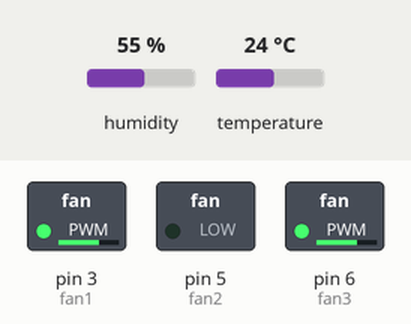
The sketch below on a simulated Arduino Uno, built with avr-gcc and run on an emulated ATmega328P. Parts: switched loads named in the sketch (green lamp = pin HIGH). The test bench sets the inputs (shaded band); at power-on: humidity 55 %, temperature 24 °C. What the sketch prints to the serial monitor is not drawn.

Above: at 0.1 s.
Timing chart, 0 to 1.6 s (numbered marks = the images above):
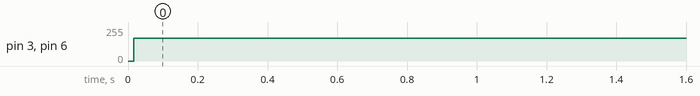

Measured:
- by itself, pin 3 (fan1), pin 6 (fan3): 0/255 → 170/255 at 0.02 s

The sketch:

ClimateControl.ino
```cpp
#include <SparkFun_Si7021_Breakout_Library.h>
#include <Wire.h>

float humidity = 0;
float tempC = 0;
int speedVal1 = 20;   //Speed value for exhaust fan
int speedVal2 = 0;    //Speed value for stimulation fan
int speedVal3 = 0;    //Speed value for input fan

long entry = 0;

//Change time of polling system in ms intervals.
unsigned long timeVal = 20000;

char fanSpeed[13];

int fan1 = 3;   //Exhaust Fan
int fan2 = 5;   //Stimulation Fan
int fan3 = 6;   //Input Fan

Weather sensor;

//Function prototypes
void tempVal();
void printText();
void fanControlLoop();

void setup() {

  Serial.begin(9600); //Serial port begin at 9600 baud

  //Pin mode setup//

  pinMode(fan1, OUTPUT);
  pinMode(fan2, OUTPUT);
  pinMode(fan3, OUTPUT);

  //Begin Silabs sensor
  sensor.begin();
}

void loop() {

  tempVal();      //Get current temp value

  fanControlLoop();

  entry++;
  printText();

  delay(timeVal); //Sampling delay
}

void tempVal(){
  humidity = sensor.getRH();  //Triggers reading temperature and humidity
  tempC = sensor.getTemp();   //Reading temperature value from last humidity reading
}

int fanSpeedCon(int a){

  if(a == 0){
     speedVal1 = a; //As the exhaust fan can't be off.
     speedVal2 = a; //Keeps stimulation fan running a speed because the input fan is off.
     speedVal3 = a;   //Input fan is off.

     analogWrite(fan1, speedVal1);
     analogWrite(fan2, speedVal2);
     analogWrite(fan3, speedVal3);
  }
  else if(a == 70){
     speedVal1 = a; //As the exhaust fan can't be off.
     speedVal2 = a; //Keeps stimulation fan running a speed because the input fan is off.
     speedVal3 = a;   //Input fan is off.

     analogWrite(fan1, speedVal1);
     analogWrite(fan2, speedVal2);
     analogWrite(fan3, speedVal3);
  }
  else if(a == 100){
     speedVal1 = a; //As the exhaust fan can't be off.
     speedVal2 = a; //Keeps stimulation fan running a speed because the input fan is off.
     speedVal3 = a;   //Input fan is off.

     analogWrite(fan1, speedVal1);
     analogWrite(fan2, speedVal2);
     analogWrite(fan3, speedVal3);
  }
  else if(a == 130){
     speedVal1 = a; //As the exhaust fan can't be off.
     speedVal2 = 0; //Keeps stimulation fan running a speed because the input fan is off.
     speedVal3 = a;   //Input fan is off.

     analogWrite(fan1, speedVal1);
     analogWrite(fan2, speedVal2);
     analogWrite(fan3, speedVal3);
  }
  else if(a == 170){
     speedVal1 = a; //As the exhaust fan can't be off.
     speedVal2 = 0; //Keeps stimulation fan running a speed because the input fan is off.
     speedVal3 = a;   //Input fan is off.

     analogWrite(fan1, speedVal1);
     analogWrite(fan2, speedVal2);
     analogWrite(fan3, speedVal3);
  }
  else if(a == 255){
     speedVal1 = a; //As the exhaust fan can't be off.
     speedVal2 = 0; //Keeps stimulation fan running a speed because the input fan is off.
     speedVal3 = a;   //Input fan is off.

     analogWrite(fan1, speedVal1);
     analogWrite(fan2, speedVal2);
     analogWrite(fan3, speedVal3);
  }
}

/*int fanSpeedCon(int a){

  if(a == 0){
     speedVal1 = a+23; //As the exhaust fan can't be off.
     speedVal2 = a+73; //Keeps stimulation fan running a speed because the input fan is off.
     speedVal3 = a;   //Input fan is off.

     analogWrite(fan1, speedVal1);
     analogWrite(fan2, speedVal2);
     analogWrite(fan3, speedVal3);
  }
  else if(a == 64){
     speedVal1 = a+35; //As the exhaust fan can't be off.
     speedVal2 = a-12; //Keeps stimulation fan running a speed because the input fan is off.
     speedVal3 = a;   //Input fan is off.

     analogWrite(fan1, speedVal1);
     analogWrite(fan2, speedVal2);
     analogWrite(fan3, speedVal3);
  }
  else if(a == 192){
     speedVal1 = a+40; //As the exhaust fan can't be off.
     speedVal2 = a-152; //Keeps stimulation fan running a speed because the input fan is off.
     speedVal3 = a;   //Input fan is off.

     analogWrite(fan1, speedVal1);
     analogWrite(fan2, speedVal2);
     analogWrite(fan3, speedVal3);
  }
  else if(a == 255){
     speedVal1 = a; //As the exhaust fan can't be off.
     speedVal2 = 0; //Keeps stimulation fan running a speed because the input fan is off.
     speedVal3 = a-25;   //Input fan is off.

     analogWrite(fan1, speedVal1);
     analogWrite(fan2, speedVal2);
     analogWrite(fan3, speedVal3);
  }
}*/

void printText(){
  Serial.print("Entry:");
  Serial.println(entry);
  Serial.print("Temp:");
  Serial.print(tempC);
  Serial.println("C");
  Serial.print("Humidity:");
  Serial.print(humidity);
  Serial.println("%");
  Serial.print("Current Fan Speed:");
  Serial.println(fanSpeed);
  Serial.print("Fan 1 speed:");
  Serial.println(speedVal1);
  Serial.print("Fan 2 speed:");
  Serial.println(speedVal2);
  Serial.print("Fan 3 speed:");
  Serial.print(speedVal3);
  Serial.print("\n\n");
}

void fanControlLoop(){

    memset(fanSpeed, 0, sizeof(fanSpeed));

    /*if(tempC>=18 && tempC<22){
      fanSpeedCon(64); //25% duty cycle
      strcpy(fanSpeed, "Low");
    }
    else if(tempC>=22 && tempC<30){
       fanSpeedCon(192); //75% duty cycle
       strcpy(fanSpeed, "Medium");
    }
    else if(tempC<18){
       fanSpeedCon(0); //0% duty cycle
       strcpy(fanSpeed, "Off");
    }
    else if(tempC>=30){
       fanSpeedCon(255);  //100% duty cycle
       strcpy(fanSpeed, "High");
    } */

    if(tempC>=21 && tempC<22){
      fanSpeedCon(70); //25% duty cycle
      strcpy(fanSpeed, "Low");
    }
    else if(tempC>=22 && tempC<23){
       fanSpeedCon(100); //75% duty cycle
       strcpy(fanSpeed, "Low-Medium");
    }
    else if(tempC>=23 && tempC<24){
       fanSpeedCon(130); //75% duty cycle
       strcpy(fanSpeed, "Medium");
    }
    else if(tempC>=24 && tempC<25){
       fanSpeedCon(170); //75% duty cycle
       strcpy(fanSpeed, "Medium-High");
    }
    else if(tempC<21){
       fanSpeedCon(0); //0% duty cycle
       strcpy(fanSpeed, "Off");
    }
    else if(tempC>=25){
       fanSpeedCon(255);  //100% duty cycle
       strcpy(fanSpeed, "Max!");
    }
}
```
